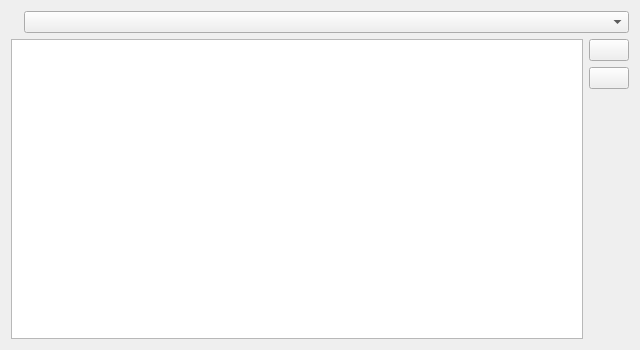
<?xml version="1.0" encoding="UTF-8"?>
<ui version="4.0">
 <class>KkcShortcutWidget</class>
 <widget class="QWidget" name="KkcShortcutWidget">
  <property name="geometry">
   <rect>
    <x>0</x>
    <y>0</y>
    <width>640</width>
    <height>339</height>
   </rect>
  </property>
  <property name="sizePolicy">
   <sizepolicy hsizetype="Preferred" vsizetype="Preferred">
    <horstretch>0</horstretch>
    <verstretch>0</verstretch>
   </sizepolicy>
  </property>
  <property name="windowTitle">
   <string>Form</string>
  </property>
  <layout class="QVBoxLayout" name="verticalLayout">
   <item>
    <layout class="QHBoxLayout" name="horizontalLayout">
     <item>
      <widget class="QLabel" name="ruleLabel">
       <property name="text">
        <string/>
       </property>
       <property name="buddy">
        <cstring>ruleComboBox</cstring>
       </property>
      </widget>
     </item>
     <item>
      <widget class="QComboBox" name="ruleComboBox">
       <property name="sizePolicy">
        <sizepolicy hsizetype="MinimumExpanding" vsizetype="Fixed">
         <horstretch>0</horstretch>
         <verstretch>0</verstretch>
        </sizepolicy>
       </property>
      </widget>
     </item>
    </layout>
   </item>
   <item>
    <layout class="QHBoxLayout" name="horizontalLayout_2">
     <item>
      <widget class="QTableView" name="shortcutView">
       <property name="minimumSize">
        <size>
         <width>500</width>
         <height>300</height>
        </size>
       </property>
       <property name="selectionMode">
        <enum>QAbstractItemView::SingleSelection</enum>
       </property>
       <property name="selectionBehavior">
        <enum>QAbstractItemView::SelectRows</enum>
       </property>
       <attribute name="horizontalHeaderStretchLastSection">
        <bool>true</bool>
       </attribute>
       <attribute name="verticalHeaderVisible">
        <bool>false</bool>
       </attribute>
      </widget>
     </item>
     <item>
      <layout class="QVBoxLayout" name="verticalLayout_3">
       <item>
        <widget class="QPushButton" name="addShortcutButton">
         <property name="text">
          <string/>
         </property>
         <property name="icon">
          <iconset theme="list-add">
           <normaloff/>
          </iconset>
         </property>
        </widget>
       </item>
       <item>
        <widget class="QPushButton" name="removeShortCutButton">
         <property name="text">
          <string/>
         </property>
         <property name="icon">
          <iconset theme="list-remove">
           <normaloff/>
          </iconset>
         </property>
        </widget>
       </item>
       <item>
        <spacer name="verticalSpacer">
         <property name="orientation">
          <enum>Qt::Vertical</enum>
         </property>
         <property name="sizeHint" stdset="0">
          <size>
           <width>20</width>
           <height>40</height>
          </size>
         </property>
        </spacer>
       </item>
      </layout>
     </item>
    </layout>
   </item>
  </layout>
 </widget>
 <resources/>
 <connections/>
</ui>
